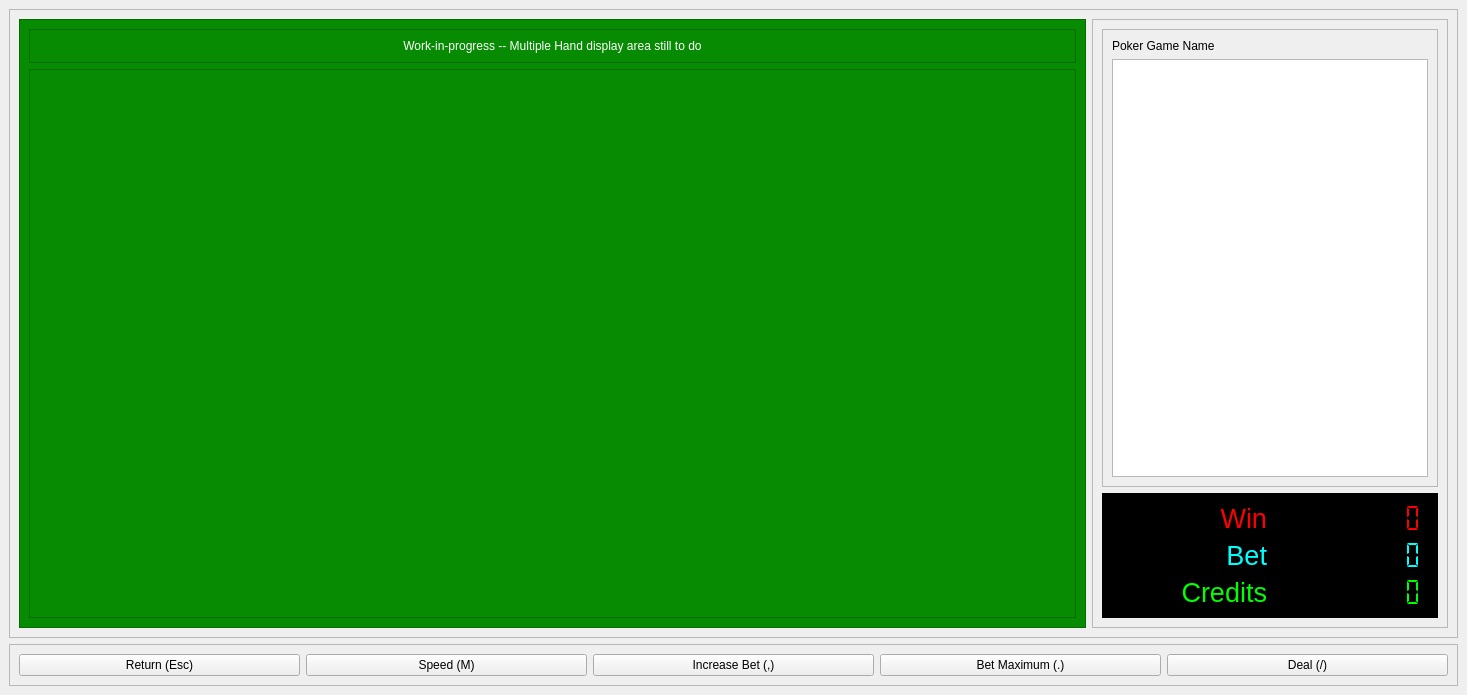
<?xml version="1.0" encoding="UTF-8"?>
<ui version="4.0">
 <class>GameOrchestratorWindow</class>
 <widget class="QMainWindow" name="GameOrchestratorWindow">
  <property name="geometry">
   <rect>
    <x>0</x>
    <y>0</y>
    <width>1467</width>
    <height>695</height>
   </rect>
  </property>
  <property name="windowTitle">
   <string>VidPokerTerminal</string>
  </property>
  <widget class="QWidget" name="centralwidget">
   <layout class="QVBoxLayout" name="verticalLayout" stretch="1,0">
    <item>
     <widget class="QFrame" name="handTableCreditsArea">
      <property name="frameShape">
       <enum>QFrame::StyledPanel</enum>
      </property>
      <property name="frameShadow">
       <enum>QFrame::Raised</enum>
      </property>
      <layout class="QHBoxLayout" name="horizontalLayout" stretch="1,0">
       <item>
        <widget class="QFrame" name="handArea">
         <property name="styleSheet">
          <string notr="true">background-color: rgb(6, 139, 3);
color: rgb(255, 255, 255);</string>
         </property>
         <property name="frameShape">
          <enum>QFrame::StyledPanel</enum>
         </property>
         <property name="frameShadow">
          <enum>QFrame::Raised</enum>
         </property>
         <layout class="QVBoxLayout" name="verticalLayout_2" stretch="0,1">
          <item>
           <widget class="QFrame" name="multipleHand">
            <property name="frameShape">
             <enum>QFrame::StyledPanel</enum>
            </property>
            <property name="frameShadow">
             <enum>QFrame::Raised</enum>
            </property>
            <layout class="QVBoxLayout" name="verticalLayout_3">
             <item>
              <widget class="QLabel" name="label">
               <property name="text">
                <string>Work-in-progress -- Multiple Hand display area still to do</string>
               </property>
               <property name="alignment">
                <set>Qt::AlignCenter</set>
               </property>
              </widget>
             </item>
            </layout>
           </widget>
          </item>
          <item>
           <widget class="QFrame" name="primaryHand">
            <property name="frameShape">
             <enum>QFrame::StyledPanel</enum>
            </property>
            <property name="frameShadow">
             <enum>QFrame::Raised</enum>
            </property>
            <layout class="QVBoxLayout" name="verticalLayout_4"/>
           </widget>
          </item>
         </layout>
        </widget>
       </item>
       <item>
        <widget class="QFrame" name="payTableArea">
         <property name="frameShape">
          <enum>QFrame::StyledPanel</enum>
         </property>
         <property name="frameShadow">
          <enum>QFrame::Raised</enum>
         </property>
         <layout class="QVBoxLayout" name="verticalLayout_5">
          <item>
           <widget class="QFrame" name="payoutTable">
            <property name="frameShape">
             <enum>QFrame::StyledPanel</enum>
            </property>
            <property name="frameShadow">
             <enum>QFrame::Raised</enum>
            </property>
            <layout class="QVBoxLayout" name="verticalLayout_6">
             <item>
              <widget class="QLabel" name="gameLabel">
               <property name="text">
                <string>Poker Game Name</string>
               </property>
              </widget>
             </item>
             <item>
              <widget class="QTableWidget" name="payoutDisplay">
               <property name="focusPolicy">
                <enum>Qt::NoFocus</enum>
               </property>
               <property name="sizeAdjustPolicy">
                <enum>QAbstractScrollArea::AdjustToContents</enum>
               </property>
               <property name="showGrid">
                <bool>false</bool>
               </property>
               <property name="columnCount">
                <number>2</number>
               </property>
               <attribute name="horizontalHeaderVisible">
                <bool>false</bool>
               </attribute>
               <attribute name="horizontalHeaderDefaultSectionSize">
                <number>150</number>
               </attribute>
               <attribute name="verticalHeaderVisible">
                <bool>false</bool>
               </attribute>
               <column>
                <property name="text">
                 <string>Hand</string>
                </property>
               </column>
               <column>
                <property name="text">
                 <string>Payout</string>
                </property>
               </column>
              </widget>
             </item>
            </layout>
           </widget>
          </item>
          <item>
           <widget class="QFrame" name="accountBets">
            <property name="styleSheet">
             <string notr="true">background-color: rgb(0, 0, 0);
color: rgb(255, 255, 255);</string>
            </property>
            <property name="frameShape">
             <enum>QFrame::StyledPanel</enum>
            </property>
            <property name="frameShadow">
             <enum>QFrame::Raised</enum>
            </property>
            <layout class="QGridLayout" name="gridLayout">
             <item row="0" column="0">
              <widget class="QLabel" name="winLabel">
               <property name="styleSheet">
                <string notr="true">color: rgb(255, 0, 0);
font-size: 20pt;</string>
               </property>
               <property name="text">
                <string>Win</string>
               </property>
               <property name="alignment">
                <set>Qt::AlignRight|Qt::AlignTrailing|Qt::AlignVCenter</set>
               </property>
              </widget>
             </item>
             <item row="0" column="1">
              <widget class="QLCDNumber" name="winAmount">
               <property name="styleSheet">
                <string notr="true">color: rgb(255, 0, 0);</string>
               </property>
               <property name="frameShape">
                <enum>QFrame::NoFrame</enum>
               </property>
               <property name="frameShadow">
                <enum>QFrame::Plain</enum>
               </property>
               <property name="digitCount">
                <number>10</number>
               </property>
               <property name="segmentStyle">
                <enum>QLCDNumber::Flat</enum>
               </property>
              </widget>
             </item>
             <item row="1" column="0">
              <widget class="QLabel" name="betLabel">
               <property name="styleSheet">
                <string notr="true">color: rgb(0, 255, 255);
font-size: 20pt;</string>
               </property>
               <property name="text">
                <string>Bet</string>
               </property>
               <property name="alignment">
                <set>Qt::AlignRight|Qt::AlignTrailing|Qt::AlignVCenter</set>
               </property>
              </widget>
             </item>
             <item row="1" column="1">
              <widget class="QLCDNumber" name="betAmount">
               <property name="styleSheet">
                <string notr="true">color: rgb(0, 255, 255);</string>
               </property>
               <property name="frameShape">
                <enum>QFrame::NoFrame</enum>
               </property>
               <property name="frameShadow">
                <enum>QFrame::Plain</enum>
               </property>
               <property name="digitCount">
                <number>10</number>
               </property>
               <property name="segmentStyle">
                <enum>QLCDNumber::Flat</enum>
               </property>
              </widget>
             </item>
             <item row="2" column="0">
              <widget class="QLabel" name="creditsLabel">
               <property name="styleSheet">
                <string notr="true">color: rgb(0, 255, 0);
font-size: 20pt;</string>
               </property>
               <property name="text">
                <string>Credits</string>
               </property>
               <property name="alignment">
                <set>Qt::AlignRight|Qt::AlignTrailing|Qt::AlignVCenter</set>
               </property>
              </widget>
             </item>
             <item row="2" column="1">
              <widget class="QLCDNumber" name="creditsAmount">
               <property name="styleSheet">
                <string notr="true">color: rgb(0, 255, 0);</string>
               </property>
               <property name="frameShape">
                <enum>QFrame::NoFrame</enum>
               </property>
               <property name="frameShadow">
                <enum>QFrame::Plain</enum>
               </property>
               <property name="digitCount">
                <number>10</number>
               </property>
               <property name="segmentStyle">
                <enum>QLCDNumber::Flat</enum>
               </property>
              </widget>
             </item>
            </layout>
           </widget>
          </item>
         </layout>
        </widget>
       </item>
      </layout>
     </widget>
    </item>
    <item>
     <widget class="QFrame" name="softKeyArea">
      <property name="frameShape">
       <enum>QFrame::StyledPanel</enum>
      </property>
      <property name="frameShadow">
       <enum>QFrame::Raised</enum>
      </property>
      <layout class="QHBoxLayout" name="horizontalLayout_2">
       <item>
        <widget class="QPushButton" name="returnButton">
         <property name="text">
          <string>Return (Esc)</string>
         </property>
         <property name="shortcut">
          <string>Esc</string>
         </property>
        </widget>
       </item>
       <item>
        <widget class="QPushButton" name="speedButton">
         <property name="text">
          <string>Speed (M)</string>
         </property>
         <property name="shortcut">
          <string>M</string>
         </property>
        </widget>
       </item>
       <item>
        <widget class="QPushButton" name="betIncrementButton">
         <property name="text">
          <string>Increase Bet (,)</string>
         </property>
         <property name="shortcut">
          <string>,</string>
         </property>
        </widget>
       </item>
       <item>
        <widget class="QPushButton" name="maxBetButton">
         <property name="text">
          <string>Bet Maximum (.)</string>
         </property>
         <property name="shortcut">
          <string>.</string>
         </property>
        </widget>
       </item>
       <item>
        <widget class="QPushButton" name="drawDealButton">
         <property name="text">
          <string>Deal (/)</string>
         </property>
         <property name="shortcut">
          <string>/</string>
         </property>
        </widget>
       </item>
      </layout>
     </widget>
    </item>
   </layout>
  </widget>
 </widget>
 <resources/>
 <connections/>
</ui>
